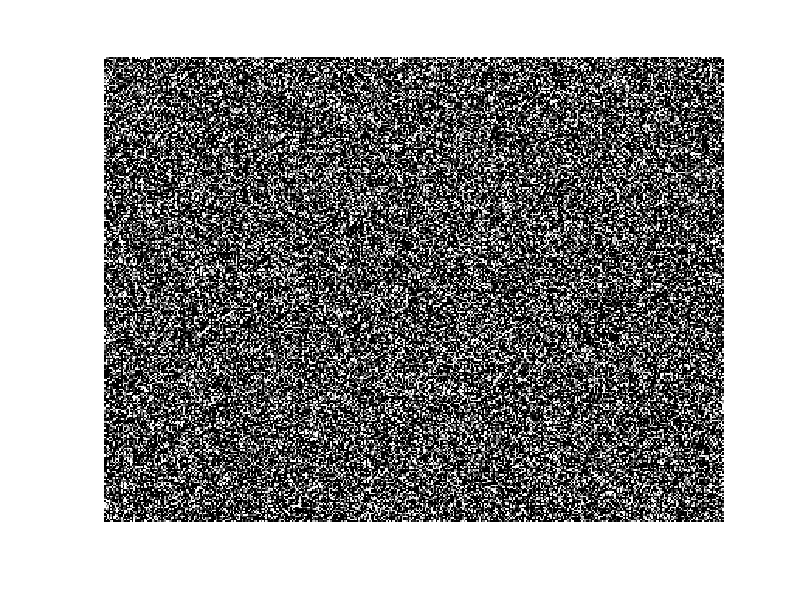
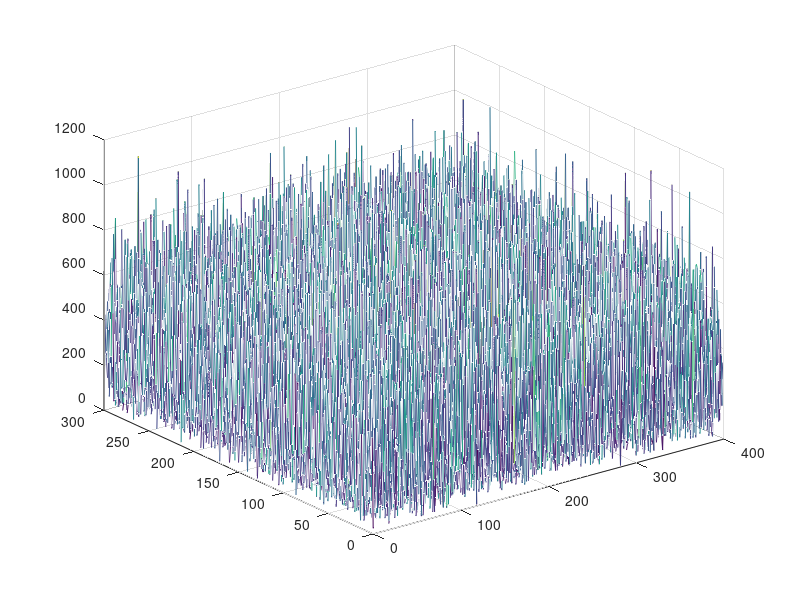

These figures' MATLAB source, in order:
clear
clf
%a =imread('moon.tif'),
%figure(1)
%imshow(a));
%figure(2)
%(mesh(fftshift(abs(fft2(a)))));

b =randn(300,400);
figure(3)
imshow(b);
figure(4)
mesh(fftshift(abs(fft2(b))));